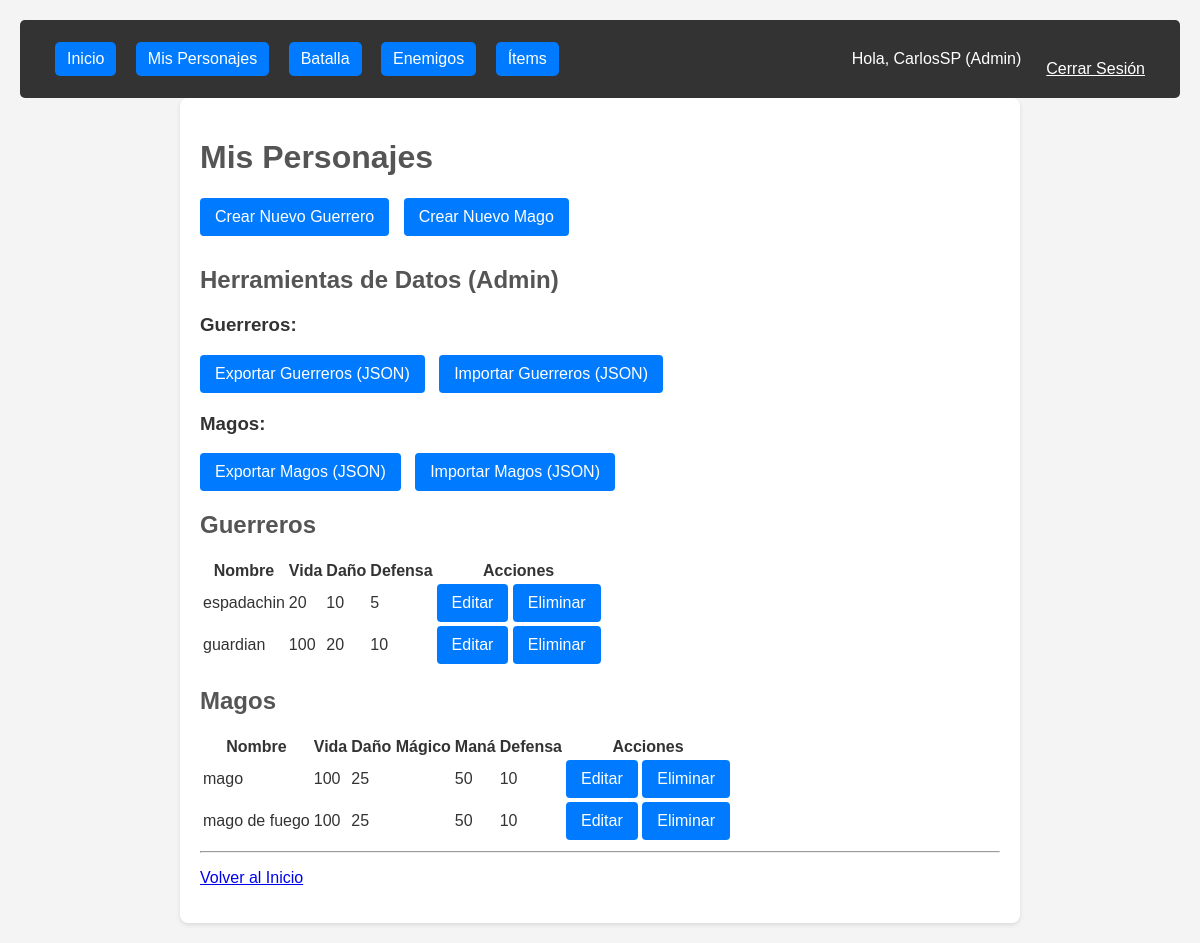
Screenshot of /characters/list/ (signed in) with the database file from the repository.
### users/models.py (models this page shows, shortened)
class CustomUser(AbstractUser):
    is_admin = models.BooleanField(default=False)

### characters/models.py (models this page shows, shortened)
class Character(models.Model):
    name = models.CharField(max_length=100, unique=True, validators=[alphabetic_validator])
    health = models.IntegerField(default=100, validators=[MinValueValidator(0)])
    defense = models.IntegerField(default=10, validators=[MinValueValidator(0)])
    class Meta:
        abstract = True # Esto indica que es una clase base abstracta y no creará una tabla en la DB
        ordering = ['name']

class Warrior(Character):
    owner = models.ForeignKey(settings.AUTH_USER_MODEL, on_delete=models.CASCADE, related_name='warriors')
    damage = models.IntegerField(default=20, validators=[MinValueValidator(0)])

class Mage(Character):
    owner = models.ForeignKey(settings.AUTH_USER_MODEL, on_delete=models.CASCADE, related_name='mages')
    magic_damage = models.IntegerField(default=25, validators=[MinValueValidator(0)])
    mana = models.IntegerField(default=50, validators=[MinValueValidator(0)])

### characters/views.py (the view)
# urls.py: path('list/', views.CharacterListView.as_view(), name='character_list'),
class CharacterListView(LoginRequiredMixin, ListView):
    template_name = 'characters/character_list.html'
    context_object_name = 'characters' # Este context_object_name ya no es solo 'characters' sino 'warriors' y 'mages'
    def get_queryset(self):
        return Warrior.objects.none() # Or Warrior.objects.all() if you want to use 'object_list'
    def get_context_data(self, **kwargs):
        context = super().get_context_data(**kwargs)
        context['warriors'] = Warrior.objects.all() # <-- AHORA MUESTRA TODOS LOS GUERREROS
        context['mages'] = Mage.objects.all()       # <-- AHORA MUESTRA TODOS LOS MAGOS
        return context

### DjangoProject/templates/characters/character_list.html (shortened to what this page needs)
{% extends 'base.html' %}
{% block content %}
    <h1>Mis Personajes</h1>
    <div style="margin-bottom: 20px;">
        <a href="{% url 'characters:warrior_create' %}" class="btn btn-primary">Crear Nuevo Guerrero</a>
        <a href="{% url 'characters:mage_create' %}" class="btn btn-primary" style="margin-left: 10px;">Crear Nuevo Mago</a>
    </div>
    {% if user.is_staff %}
        <h2 style="margin-top: 30px;">Herramientas de Datos (Admin)</h2>
        <div style="margin-bottom: 20px;">
            <h3>Guerreros:</h3>
            <a href="{% url 'characters:warrior_export' %}" class="btn btn-success">
                 Exportar Guerreros (JSON)
            </a>
            <a href="{% url 'characters:warrior_import' %}" class="btn btn-info" style="margin-left: 10px;">
                 Importar Guerreros (JSON)
            </a>
            <h3 style="margin-top: 20px;">Magos:</h3>
            <a href="{% url 'characters:mage_export' %}" class="btn btn-success">
                 Exportar Magos (JSON)
            </a>
            <a href="{% url 'characters:mage_import' %}" class="btn btn-info" style="margin-left: 10px;">
                 Importar Magos (JSON)
            </a>
        </div>
    {% endif %}
    <h2>Guerreros</h2>
    {% if warriors %}
        <table class="table" style="margin-top: 20px;">
            <thead>
                <tr>
                    <th>Nombre</th>
                    <th>Vida</th>
                    <th>Daño</th>
                    <th>Defensa</th>
                    <th>Acciones</th>
                </tr>
            </thead>
            <tbody>
                {% for warrior in warriors %}
                    <tr>
                        <td>{{ warrior.name }}</td>
                        <td>{{ warrior.health }}</td>
                        <td>{{ warrior.damage }}</td>
                        <td>{{ warrior.defense }}</td>
                        <td>
                            <a href="{% url 'characters:warrior_update' warrior.pk %}" class="btn btn-sm btn-warning">Editar</a>
                            <a href="{% url 'characters:warrior_delete' warrior.pk %}" class="btn btn-sm btn-danger">Eliminar</a>
                        </td>
                    </tr>
                {% endfor %}
            </tbody>
        </table>
    {% else %}
        <p>No tienes guerreros creados todavía.</p>
    {% endif %}
    <h2>Magos</h2>
    {% if mages %}
        <table class="table" style="margin-top: 20px;">
            <thead>
                <tr>
                    <th>Nombre</th>
                    <th>Vida</th>
                    <th>Daño Mágico</th>
                    <th>Maná</th>
                    <th>Defensa</th>
                    <th>Acciones</th>
                </tr>
            </thead>
            <tbody>
                {% for mage in mages %}
                    <tr>
                        <td>{{ mage.name }}</td>
                        <td>{{ mage.health }}</td>
                        <td>{{ mage.magic_damage }}</td>
                        <td>{{ mage.mana }}</td>
                        <td>{{ mage.defense }}</td>
                        <td>
                            <a href="{% url 'characters:mage_update' mage.pk %}" class="btn btn-sm btn-warning">Editar</a>
                            <a href="{% url 'characters:mage_delete' mage.pk %}" class="btn btn-sm btn-danger">Eliminar</a>
                        </td>
                    </tr>
                {% endfor %}
            </tbody>
        </table>
    {% else %}
        <p>No tienes magos creados todavía.</p>
    {% endif %}
    <hr>
    <p><a href="{% url 'home' %}">Volver al Inicio</a></p>
{% endblock %}

### DjangoProject/templates/base.html (shortened to what this page needs)
<!DOCTYPE html>
<html lang="es">
<head>
</head>
<body>
     <div class="navbar">
        <div>
            <a href="{% url 'home' %}">Inicio</a>
            {% if user.is_authenticated %}
                <a href="{% url 'characters:character_list' %}">Mis Personajes</a>
                <a href="{% url 'battle:battle_home' %}">Batalla</a>
                {% if user %}
                    <a href="{% url 'characters:enemy_list' %}">Enemigos</a>
                    <a href="{% url 'characters:item_list' %}">Ítems </a>
                {% endif %}
            {% endif %}
        </div>
        <div class="auth-info">
            {% if user.is_authenticated %}
                <span>Hola, {{ user.username }}{% if user.is_staff %} (Admin){% endif %}</span>
                <form action="{% url 'logout' %}" method="post" style="display:inline;">
                    <button type="submit" style="background:none; border:none; color:white; cursor:pointer; font:inherit; text-decoration:underline;">Cerrar Sesión</button>
                </form>
            {% else %}
                <a href="{% url 'login' %}">Iniciar Sesión</a>
                <a href="{% url 'users:register' %}">Registrarse</a>
            {% endif %}
        </div>
    </div>
    <div class="container">
        {% block content %}
        {% endblock %}
    </div>
</body>
</html>

### DjangoProject/templates/base.html (style rules this page uses)
body { font-family: Arial, sans-serif; margin: 20px; background-color: #f4f4f4; color: #333; }
.container { max-width: 800px; margin: 0 auto; background-color: #fff; padding: 20px; border-radius: 8px; box-shadow: 0 2px 4px rgba(0,0,0,0.1); }
.navbar { background-color: #333; color: white; padding: 10px 20px; display: flex; justify-content: space-between; align-items: center; border-radius: 5px; }
.navbar a { color: white; text-decoration: none; margin-left: 15px; padding: 8px 12px; background-color: #007bff; border-radius: 5px; transition: background-color 0.3s ease; display: inline-block; white-space: nowrap; }
.auth-info { display: flex; align-items: center; }
.auth-info span { margin-right: 10px; }
h1, h2 { color: #555; }
form { margin-top: 20px; }
form button[type="submit"], .btn { background-color: #007bff; color: white; padding: 10px 15px; border: none; border-radius: 4px; cursor: pointer; text-decoration: none; display: inline-block; }

### rows the page displays
CustomUser: username "CarlosSP"
Warrior: name "espadachin", health "20", damage "10", defense "5"
Warrior: name "guardian", health "100", damage "20", defense "10"
Mage: name "mago", health "100", magic_damage "25", mana "50", defense "10"
Mage: name "mago de fuego", health "100", magic_damage "25", mana "50", defense "10"
